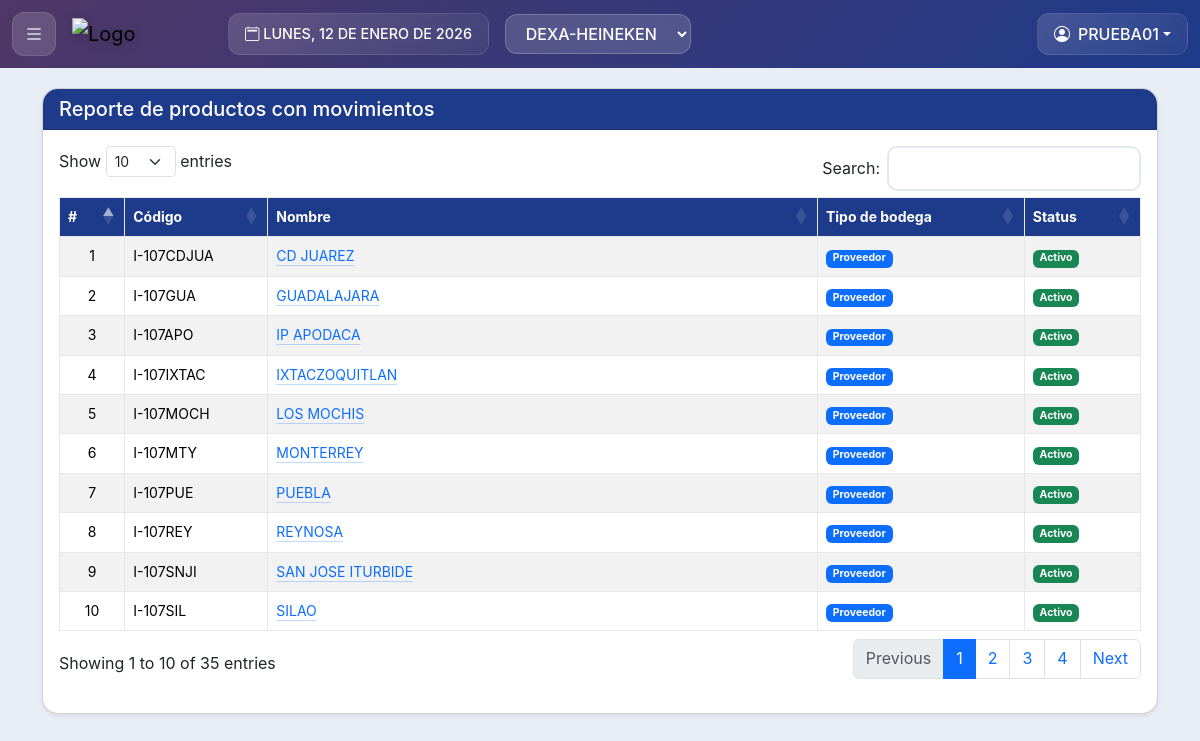
Page /index-2.php?p=reporte_bodegas (signed in) on the committed database.
### tables this page shows
CREATE TABLE IF NOT EXISTS `usuarios` (
  `id_user` int NOT NULL AUTO_INCREMENT,
  `nombre` varchar(255) DEFAULT NULL,
  `correo` varchar(255) DEFAULT NULL,
  `usuario` varchar(255) DEFAULT NULL,
  `pass` varchar(255) DEFAULT NULL,
  `tipo` varchar(255) DEFAULT NULL,
  `fecha` timestamp NOT NULL DEFAULT CURRENT_TIMESTAMP,
  `a` varchar(255) DEFAULT '0',
  `b` varchar(255) NOT NULL DEFAULT '0',
  `c` varchar(255) NOT NULL DEFAULT '0',
  `d` varchar(255) NOT NULL DEFAULT '0',
  `e` varchar(255) NOT NULL DEFAULT '0',
  `f` varchar(255) NOT NULL DEFAULT '0',
  `g` varchar(255) NOT NULL DEFAULT '0',
  `a1` varchar(255) NOT NULL DEFAULT '0',
  `b1` varchar(255) NOT NULL DEFAULT '0',
  `c1` varchar(255) NOT NULL DEFAULT '0',
  `d1` varchar(255) NOT NULL DEFAULT '0',
  `e1` varchar(255) NOT NULL DEFAULT '0',
  `f1` varchar(255) NOT NULL DEFAULT '0',
  `g1` varchar(255) DEFAULT '0',
  `zona` varchar(255) DEFAULT NULL,
  `af` varchar(255) NOT NULL DEFAULT '0',
  `acr` varchar(255) NOT NULL DEFAULT '0',
  `acc` varchar(255) NOT NULL DEFAULT '0',
  `en_correo` varchar(255) NOT NULL DEFAULT '0',
  `prec` varchar(255) NOT NULL DEFAULT '0',
  `zona_adm` varchar(255) NOT NULL DEFAULT '0',
  `status` varchar(255) NOT NULL DEFAULT '1',
  PRIMARY KEY (`id_user`)
);

CREATE TABLE IF NOT EXISTS `zonas` (
  `id_zone` int NOT NULL AUTO_INCREMENT,
  `cod` varchar(255) DEFAULT NULL,
  `nom` varchar(255) DEFAULT NULL,
  `PLANTA` varchar(255) DEFAULT NULL,
  `color` varchar(255) NOT NULL DEFAULT '#3498db',
  `fecha` timestamp NOT NULL DEFAULT CURRENT_TIMESTAMP,
  `tipo` varchar(255) NOT NULL DEFAULT 'NOR',
  `id_user` varchar(255) DEFAULT NULL,
  `status` varchar(255) NOT NULL DEFAULT '1',
  PRIMARY KEY (`id_zone`)
);

CREATE TABLE IF NOT EXISTS `direcciones` (
  `id_direc` int NOT NULL AUTO_INCREMENT,
  `id_us` varchar(255) DEFAULT NULL,
  `id_prov` varchar(255) DEFAULT NULL,
  `id_alma` varchar(255) DEFAULT NULL,
  `cod_al` varchar(255) DEFAULT NULL,
  `noma` varchar(255) DEFAULT NULL,
  `atencion` varchar(255) DEFAULT NULL,
  `calle` varchar(255) DEFAULT NULL,
  `c_postal` varchar(255) DEFAULT NULL,
  `numext` varchar(255) DEFAULT NULL,
  `numint` varchar(255) DEFAULT NULL,
  `pais` varchar(255) DEFAULT NULL,
  `estado` varchar(255) DEFAULT NULL,
  `mun` varchar(255) DEFAULT NULL,
  `colonia` varchar(255) DEFAULT NULL,
  `tel` varchar(255) DEFAULT NULL,
  `email` varchar(255) DEFAULT NULL,
  `obs` varchar(255) DEFAULT NULL,
  `status` varchar(255) DEFAULT '1',
  PRIMARY KEY (`id_direc`)
);

### config/conexiones.php (called while the page is built, shortened)
<?php
function isSudoSession() {
    return isset($_SESSION['original_admin']);
}
?>

### mod/reporte_bodegas.php (the view, shortened to what this page needs)
<div class="container mt-2">
<div class="card shadow-sm">
    <h5 class="card-header encabezado-col text-white">Reporte de productos con movimientos</h5>
    <div class="card-body">
        <div class="mb-3">
            <div class="table-responsive">
                <table class="table table-striped table-bordered table-hover" id="miTabla" style="width:100%">
                    <thead>
                        <tr>
                            <th>#</th>
                            <th data-priority="1">Código</th>
                            <th>Nombre</th>
                            <th>Tipo de bodega</th>
                            <th>Status</th>
                        </tr>
                    </thead>
                    <tbody>
                        <?php
                        $Contador = 0;
                        $Bodegas0 = $conn_mysql->query("SELECT * FROM direcciones");
                        while ($Bodegas1 = mysqli_fetch_array($Bodegas0)) {
                            $Contador++;
                            ?>
                            <tr>
                                <td class="text-center"><?= $Contador ?></td>
                                <td><?= htmlspecialchars($Bodegas1['cod_al']) ?></td>
                                <td>
                                     <a class="link-primary link-offset-2 link-underline-opacity-25 link-underline-opacity-100-hover" href="?p=rp_bodega&id=<?= $Bodegas1['id_direc'] ?>" class="text-primary">
                            <?= htmlspecialchars($Bodegas1['noma']) ?>
                        </a>
                                </td>
                                <td><span class="badge bg-<?= ($Bodegas1['id_prov'] == '')  ?  'purple text-dark' : 'primary'?>"><?= ($Bodegas1['id_prov'] == '')  ? 'Cliente' : 'Proveedor' ?></span></td>
                                <td><span class="badge bg-<?= ($Bodegas1['status'] ?? 0) == 1 ? 'success' : 'danger' ?>"><?= ($Bodegas1['status'] ?? 0) == 1 ? 'Activo' : 'Inactivo' ?></span></td>
                            </tr>
                            <?php
                        }
                        ?>
                    </tbody>
                </table>
            </div>
        </div>
    </div>
</div>
</div>

### index-2.php (shortened to what this page needs)
<?php
include "config/conexiones.php";
if(!isset($p)){
  $p = "inicio";
}else{
  $p = $p;
}
?>
<!DOCTYPE html>
<html data-bs-theme="light" lang="es">
<head>
    <link href="https://cdn.jsdelivr.net/npm/bootstrap@5.3.3/dist/css/bootstrap.min.css" rel="stylesheet">
    <link rel="stylesheet" href="https://cdn.jsdelivr.net/npm/bootstrap-icons@1.11.3/font/bootstrap-icons.min.css">
<link href="https://cdn.jsdelivr.net/npm/select2@4.1.0-rc.0/dist/css/select2.min.css" rel="stylesheet" />
<link rel="stylesheet" href="https://cdn.datatables.net/1.13.6/css/dataTables.bootstrap5.min.css">
<link rel="stylesheet" href="https://cdn.datatables.net/responsive/2.2.9/css/responsive.dataTables.min.css">
<link rel="stylesheet" href="https://cdn.datatables.net/buttons/2.4.2/css/buttons.dataTables.min.css">
<link rel="stylesheet" href="https://cdn.datatables.net/fixedheader/3.3.2/css/fixedHeader.dataTables.min.css">
<link rel="stylesheet" href="config/stil.css">
</head>
<body>
<?php
if(isset($_SESSION['id_cliente'])){
    $Pruev0 = $conn_mysql->query("SELECT * FROM usuarios where id_user = '".$_SESSION['id_cliente']."'");
    $Pruev1 = mysqli_fetch_array($Pruev0);
    $zona_user = $Pruev1['zona'];
    $dias = array("DOMINGO","LUNES","MARTES","MIÉRCOLES","JUEVES","VIERNES","SÁBADO");
    $meses = array("ENERO","FEBRERO","MARZO","ABRIL","MAYO","JUNIO","JULIO","AGOSTO","SEPTIEMBRE","OCTUBRE","NOVIEMBRE","DICIEMBRE");
    $numero_dia = date('w');
    $dia = date('d');
    $numero_mes = date('n') - 1;
    $anio = date('Y');
    $fecha_formateada = $dias[$numero_dia] . ", " . $dia . " DE " . $meses[$numero_mes] . " DE " . $anio;
    ?>
    <?php
    $logos = ($zona_user == 0) ? $_SESSION['selected_zone'] : $zona_user ;
    ?>
<nav class="navbar navbar-expand-lg encabezado">
    <div class="container-fluid">
        <div class="d-flex align-items-center w-100">
            <button id="menu-btn" class="menu-btn-header me-2 me-md-3">
                <i class="bi bi-list fs-5"></i>
            </button>
            <a class="navbar-brand me-auto me-md-3" href="?p=inicio">
                <img src="img/logos/logo<?=$logos?>.png" alt="Logo" class="img-fluid">
            </a>
            <div class="date-display me-2 me-md-3 d-none d-lg-block">
                <i class="bi bi-calendar2"></i> <?=$fecha_formateada?>
            </div>
            <div class="zone-selector me-2 me-md-3">
                <form id="zoneForm" method="post" action="procesar_zona.php">
                    <select class="sleczone" name="selected_zone" id="zoneSelect">
                        <?php
                        if ($zona_user == 0) {
                            $zones_query = mysqli_query($conn_mysql, "SELECT * FROM zonas WHERE status = 1 ORDER BY nom");
                            if (!$zones_query) {
                                echo '<option value="0" selected>Todas</option>';
                                error_log("Error al cargar zonas: " . mysqli_error($conn_mysql));
                            } else {
                                $selected_zone = $_SESSION['selected_zone'] ?? '0';
                                echo '<option value="0"' . ($selected_zone === '0' ? ' selected' : '') . '>Todas las zonas</option>';
                                while ($zone = mysqli_fetch_assoc($zones_query)) {
                                    $selected = ($selected_zone == $zone['id_zone']) ? ' selected' : '';
                                    echo '<option value="' . $zone['id_zone'] . '"' . $selected . '>' .
                                    htmlspecialchars($zone['nom']) . '</option>';
                                }
                                mysqli_free_result($zones_query);
                            }
                        } else {
                            $zone_query = mysqli_query($conn_mysql, "SELECT * FROM zonas WHERE id_zone = '$zona_user' AND status = 1");
                            if ($zone_query && mysqli_num_rows($zone_query) > 0) {
                                $zone = mysqli_fetch_assoc($zone_query);
                                echo '<option value="' . $zone['id_zone'] . '" selected>' .
                                htmlspecialchars($zone['nom']) . '</option>';
                            } else {
                                echo '<option value="0" selected>Zona no disponible</option>';
                            }
                        }
                        ?>
                    </select>
                </form>
            </div>
            <div class="user-dropdown ms-auto">
                <div class="dropdown">
                    <button class="btn dropdown-toggle d-flex align-items-center <?= isSudoSession() ? 'btn-warning' : '' ?>"
                        type="button" id="userDropdown" data-bs-toggle="dropdown" aria-expanded="false">
                        <i class="bi bi-person-circle me-2"></i>
                        <span>
                            <?= $Pruev1['usuario'] ?>
                        </span>
                    </button>
                    </div>
                </div>
            </div>
        </div>
    </nav>
 <div class="contenido">
<?php
if(file_exists("mod/".$p.".php")){
    include "mod/".$p.".php";
} else if ($p == "sudo_login") {
    include "mod/sudo_login.php";
} else if ($p == "sudo_logout") {
    include "mod/sudo_logout.php";
} else {
  ?>
  <div class="error mx-auto" data-text="404">404</div>
  <?php
  echo "<i>No se ha encontrado el modulo <b>".$p."</b> <a href='./'>Regresar</a></i>";
}
?>
<?php
}?>
</div>
</body>
</html>

### config/stil.css (style rules this page uses)
:root { --color-primario: #1E3A8A; --color-secundario: #3B82F6; --color-fondo: #E9EEF6; --color-texto: #1F2937; --color-bordes: #E5E7EB; --color-acento: #f8f9fa; --bs-purple: #a370f7; --bs-purple-rgb: 163, 112, 247; --bs-purple-text: #a370f7; --bs-purple-bg-subtle: #e2d9f3; --bs-purple-border-subtle: #c5b3e6; --bs-orange: #FF6B00; --bs-orange-rgb: 255, 107, 0; --bs-orange-text: #D45A00; --bs-orange-bg-subtle: #FFE8D6; --bs-orange-border-subtle: #FFC399; --bs-teal: #008080; --bs-teal-rgb: 0, 128, 128; --bs-teal-text: #006666; --bs-teal-bg-subtle: #e0f2f2; --bs-teal-border-subtle: #b3d9d9; --bs-slate: #64748b; --bs-slate-rgb: 100, 116, 139; --bs-slate-text: #475569; --bs-slate-bg-subtle: #f1f5f9; --bs-slate-border-subtle: #e2e8f0; --bs-slate-dark: #475569; --bs-slate-darker: #334155; --bs-indigo: #6f73d2; --bs-indigo-rgb: 111, 115, 210; --bs-indigo-text: #5a5eac; --bs-indigo-bg-subtle: #e8e9f7; --bs-indigo-border-subtle: #d1d3ee; --primary-color: #4e73df; --success-color: #1cc88a; --warning-color: #f6c23e; --info-color: #36b9cc; --dark-color: #5a5c69; --light-color: #f8f9fc; }
body { background-color: var(--color-fondo) !important; font-family: -apple-system, BlinkMacSystemFont, 'Segoe UI', Roboto, 'Helvetica Neue', Arial, sans-serif; line-height: 1.6; }
.contenido { margin-top: 80px; }
.encabezado { position: fixed; top: 0; left: 0; right: 0; z-index: 1030; width: 100%; background: linear-gradient(135deg, #4F3766 0%, var(--color-primario) 100%) !important; box-shadow: var(--shadow-md); padding: 0.75rem 0; backdrop-filter: blur(10px); }
.encabezado img { width: auto; height: auto; display: block; margin: auto; }
.encabezado .navbar-brand img { width: 140px; transition: transform 0.3s cubic-bezier(0.4, 0, 0.2, 1); filter: drop-shadow(0 2px 4px rgba(0, 0, 0, 0.2)); }
.encabezado .date-display { color: white; font-weight: 500; background: linear-gradient(135deg, rgba(255, 255, 255, 0.15) 0%, rgba(255, 255, 255, 0.05) 100%); backdrop-filter: blur(5px); border: 1px solid rgba(255, 255, 255, 0.1); padding: 0.5rem 1rem; border-radius: 12px; display: inline-flex; align-items: center; gap: 0.5rem; font-size: 0.9rem; }
.encabezado .menu-btn-header { background: rgba(255, 255, 255, 0.15); border: 1px solid rgba(255, 255, 255, 0.1); color: white; width: 44px; height: 44px; border-radius: 12px; display: flex; align-items: center; justify-content: center; transition: all 0.3s ease; backdrop-filter: blur(5px); }
.encabezado .user-dropdown .btn { color: white; font-weight: 500; background: linear-gradient(135deg, rgba(255, 255, 255, 0.15) 0%, rgba(255, 255, 255, 0.05) 100%); border: 1px solid rgba(255, 255, 255, 0.1); border-radius: 12px; padding: 0.5rem 1rem; transition: all 0.3s ease; backdrop-filter: blur(5px); }
.encabezado .zone-selector { margin-right: 1rem; }
.encabezado .zone-selector .sleczone { background: rgba(255, 255, 255, 0.15); border: 1px solid rgba(255, 255, 255, 0.2); color: white; border-radius: 12px; padding: 0.5rem 1rem; font-weight: 500; cursor: pointer; transition: all 0.3s ease; backdrop-filter: blur(5px); max-width: 200px; }
option { width: 100%; font-size: 14px; padding: 12px; }
.encabezado .zone-selector option { margin: 5px; background-color: #ffffff; color: #25292d; transition: .3s ease; }
.card { background-color: white; border-radius: 16px; box-shadow: var(--shadow-sm); overflow: hidden; transition: transform 0.3s ease, box-shadow 0.3s ease; }
table { border-color: var(--color-bordes) !important; }
th { background-color: var(--color-primario) !important; color: white !important; font-size: 14px; }
td { font-size: 14px; }
.encabezado-col { background-color: var(--color-primario) !important; color: white !important; }

### index-2.php (style rules this page uses)
#zoneSelect { display: none; }

### rows in the picture
usuarios: selected_zone "DEXA-HEINEKEN", usuario "PRUEBA01"
direcciones: cod_al "I-107CDJUA", noma "CD JUAREZ", shows "Proveedor", status "Activo"
direcciones: cod_al "I-107GUA", noma "GUADALAJARA", shows "Proveedor", status "Activo"
direcciones: cod_al "I-107APO", noma "IP APODACA", shows "Proveedor", status "Activo"
direcciones: cod_al "I-107IXTAC", noma "IXTACZOQUITLAN", shows "Proveedor", status "Activo"
direcciones: cod_al "I-107MOCH", noma "LOS MOCHIS", shows "Proveedor", status "Activo"
direcciones: cod_al "I-107MTY", noma "MONTERREY", shows "Proveedor", status "Activo"
direcciones: cod_al "I-107PUE", noma "PUEBLA", shows "Proveedor", status "Activo"
direcciones: cod_al "I-107REY", noma "REYNOSA", shows "Proveedor", status "Activo"
direcciones: cod_al "I-107SNJI", noma "SAN JOSE ITURBIDE", shows "Proveedor", status "Activo"
direcciones: cod_al "I-107SIL", noma "SILAO", shows "Proveedor", status "Activo"
